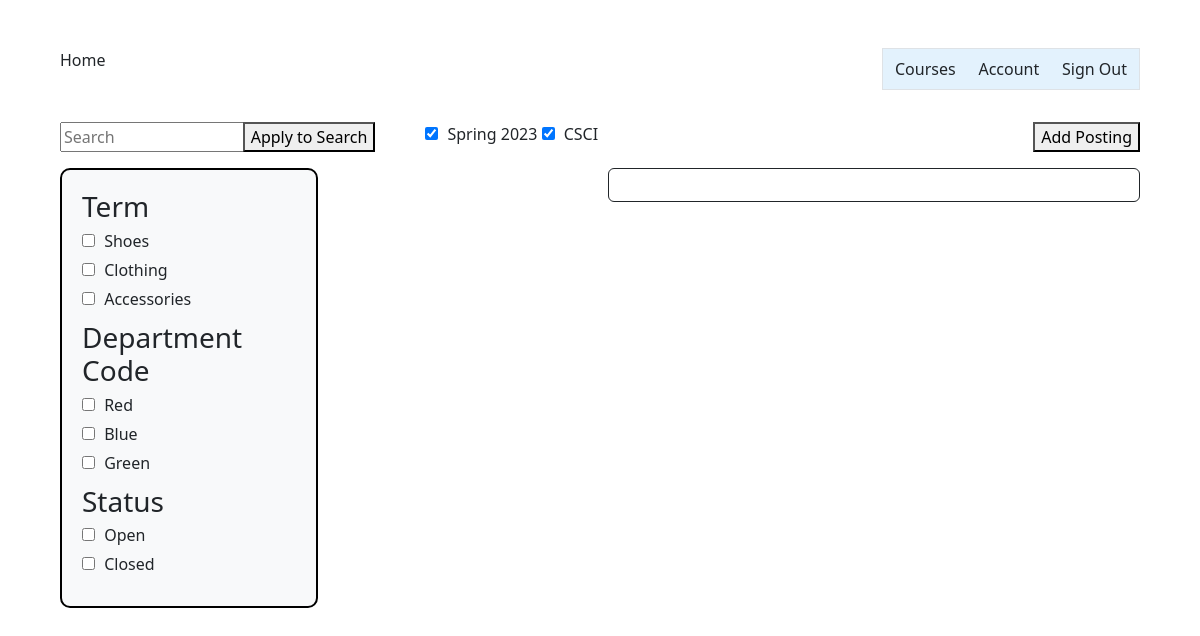
Page /instructor_summary/ on the earlier database version.
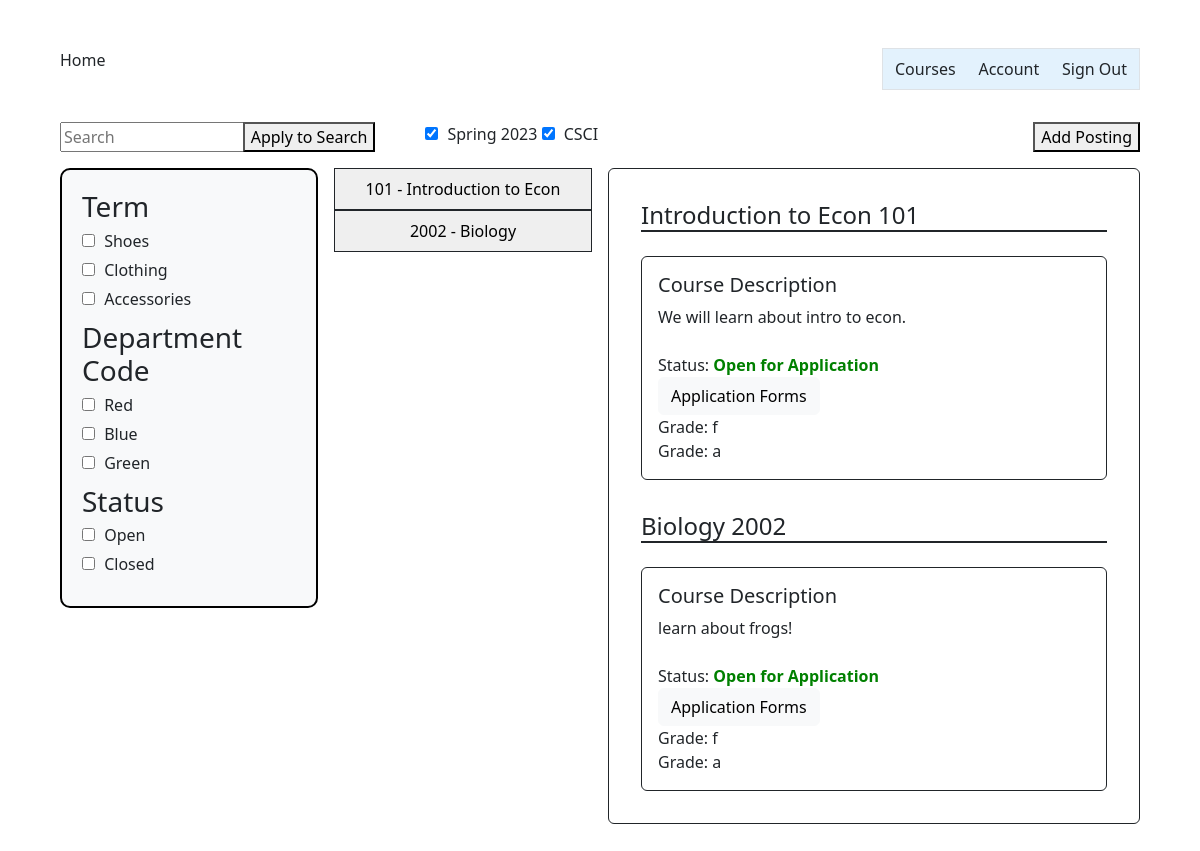
Same page on the later database version.
### InstructorAddCourse/models.py (models this page shows)
class InstructorAddCourse(models.Model):
	course_name = models.CharField(max_length=255)
	course_number = models.CharField(max_length=255)
	course_instructor = models.CharField(max_length=255)
	course_description = models.CharField(max_length=800)
	total_time_commitment = models.DecimalField(max_digits=2, decimal_places=0, validators=[MinValueValidator(0)], default=0)
	has_discussion = models.CharField(choices=[('yes', 'Yes'),('no', 'No')], max_length=50, default='')
	num_ta_needed = models.DecimalField(max_digits=2, decimal_places=0, validators=[MinValueValidator(0)], default=0)
	curr_num_ta = models.IntegerField(default=0)
	graded_meeting = models.CharField(choices=[('yes', 'Yes'),('no', 'No')], max_length=50, default='')
	office_hours = models.DecimalField(max_digits=2, decimal_places=0, validators=[MinValueValidator(0)], default=0)
	other_info = models.CharField(max_length=800, default=None)

### application/models.py (models this page shows)
class Application(models.Model):
    course_number = models.CharField(max_length=255, default=None)
    first_name = models.CharField(max_length=255, default=None)
    last_name = models.CharField(max_length=255, default=None)
    eagle_id = models.CharField(max_length=255, default=None)
    GRADES = (
        ('--', '--'),
        ('a', 'A'),
        ('a-', 'A-'),
        ('b+', 'B+'),
        ('b-', 'B-'),
        ('c+', 'C+'),
        ('c', 'C'),
        ('c-', 'C-'),
        ('d+', 'D+'),
        ('d', 'D'),
        ('d-', 'D-'),
        ('f', 'F'),
        ('n/a', 'N/A')
    )
    GRAD = (
        ('--', '--'),
        ('2023','2023'),
        ('2024', '2024'),
        ('2025', '2025'),
        ('2026', '2026')
    )
    grad = models.CharField(max_length=50, choices=GRAD, default='')
    past_course = models.CharField(choices=[('yes', 'Yes'),('no', 'No')], max_length=50, default='')
    grade = models.CharField(max_length=50, choices=GRADES, default='')
    hours = models.DecimalField(max_digits=2, decimal_places=0, validators=[MinValueValidator(0)], default=0)
    other_courses = models.CharField(max_length=800, default=None)
    misc_information = models.CharField(max_length=800, default=None)

### instructorSummary/views.py (the view)
# urls.py: path('instructor_summary/', instructor_summary_view),
def instructor_summary_view(response):
    course_objects = InstructorAddCourse.objects.all()
    application_objects = Application.objects.all()
    context = {'course_objects': course_objects,
               'application_objects': application_objects}
    return render(response, "instructorSummary.html", context)

### templates/instructorSummary.html (shortened to what the changed rows need)
<!DOCTYPE html>
{% extends 'appbase.html' %} {% block content %} {% load static %}
<html>
    <head>
        <link rel="stylesheet" href="{% static 'instructorSummary.css' %}" />
    </head>
        <body>
            <div class="container-fluid">
                <div class="row">
                    <div class="col">
                        {% for course in course_objects %}
                        <button class="border border-1 border-dark p-2" style="width:100%">
                            <div>{{ course.course_number}} - {{ course.course_name}}</div>
                        </button>
                        {% endfor %}
                    </div>
                    <div class="col-6">
                        <div class="border border-1 border-dark rounded p-3">
                            {% for course in course_objects %}
                            <div class="p-3">
                            <h4 class="border-bottom border-2 border-dark">{{ course.course_name }}&nbsp;{{ course.course_number}}</h4>
                            <div class="border border-1 border-dark rounded p-3 mt-4">
                                <h5>Course Description</h5>
                                <div>{{ course.course_description }}</div>
                                <div class="mt-4">Status: <strong style="color: green;">Open for Application</strong></div>
                                <button class="btn btn-light">Application Forms</button>
                                {% for application in application_objects %}
                                <div>Grade: {{ application.grade }}</div>
                                {% endfor %}
                            </div>
                            </div>
                            {% endfor %}
                        </div>
                    </div>
                </div>
            </div>
        </body>
</html>
{% endblock %}

Differences in the rows shown:
added InstructorAddCourse: course_number "101", course_name "Introduction to Econ", course_description "We will learn about intro to econ."
added InstructorAddCourse: course_number "2002", course_name "Biology", course_description "learn about frogs!"
now on this page (row unchanged): Application: grade "f"
added Application: grade "a"
